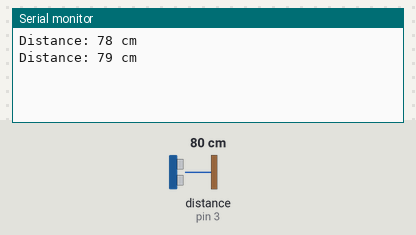
A sketch run on a simulated Arduino Uno, built with avr-gcc and run on an emulated ATmega328P. Shown: the last lines printed to the serial monitor. Wiring (inferred from the names in the program): ultrasonic range finder: trigger pin 2; echo pin 3. Inputs (shaded band) come from the test bench; at power-on: distance to the obstacle (sensor on pin 3) 80 cm. The echo pulse lasts 58.3 µs per cm.

Above: at 1.8 s.
1.9 s: distance to the obstacle (sensor on pin 3) set to 2 cm
At 2.8 s:
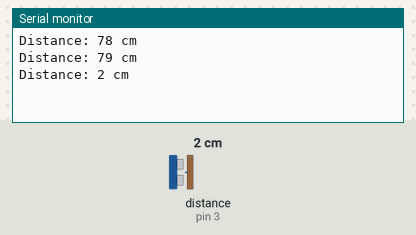
3.4 s: distance to the obstacle (sensor on pin 3) set to 4 cm
At 4.5 s:
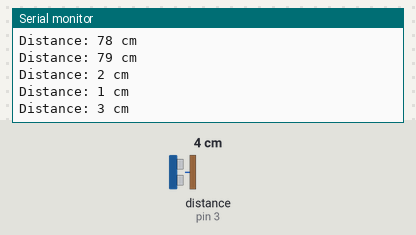
Timing chart, 0 to 6.4 s (numbered marks = the images above; inputs shaded):
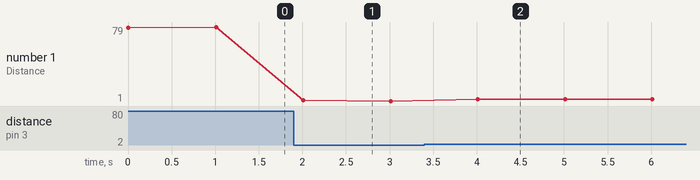

The sketch:

UltraSonic.ino
```cpp
/************************************************/
/*                                              */
/*         Author:  Blizzard "Blizzy" Color     */
/*         Date:    11/01/2018                  */
/*         Version: 1.0                         */
/*         Subject: UltraSonic Sensor           */
/*                                              */
/************************************************/

const int trig = 2; //Defining the UltraSonic's trigger pin number on the arduino
const int echo = 3; //Defining the UltraSonic's echo pin number on the arduino
long echoRead;      //This to read the width of the pulse length in microseconds
long distance;      //This is to store and print the distance of an object in centimeters

void setup() {
  pinMode(trig, OUTPUT);
  digitalWrite(trig, LOW);       //This is to make sure that the Sensor is disabled at the begining
  pinMode(echo, INPUT);
  Serial.begin(9600);            //This is to be able to read the distance
}

void loop() {
  digitalWrite(trig, HIGH);      /*****************************************************/
  delayMicroseconds(10);         /*   this sends a pulse witdh of ten microsenconds   */
  digitalWrite(trig, LOW);       /*****************************************************/
  echoRead = pulseIn(echo, HIGH);//This calculates the duration of the pulse in microseconds
  distance = echoRead * 0.017;   //this calculates the distance of the echo pulse in centimeters
  Serial.print("Distance: ");    /***************************************************/
  Serial.print(distance);        /*            This is just a neat way              */
  Serial.print(" cm");           /*         to way to print out the distance        */
  Serial.print("\n");            /***************************************************/
  delay(1000);                   //This just puts a delay to not over do it

}
```

Measured:
- after the input at 1.9 s, the serial monitor: prints a new line after 0.11 s (image 1)
- after the input at 3.4 s, the serial monitor: prints a new line after 0.61 s (image 2)
- plotted number 1: 79 → 1 after the input at 1.9 s, 1 → 3 after the input at 3.4 s
